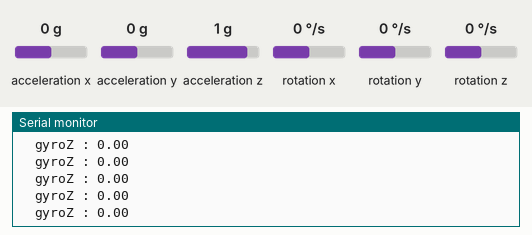
Bench run of a sketch on a simulated ESP32. On the bench: the last lines printed to the serial monitor. Inputs (shaded band) come from the test bench; at power-on: rotation z 0 °/s, acceleration x 0 g, acceleration y 0 g, acceleration z 1 g, rotation x 0 °/s, rotation y 0 °/s.

Above: at 4.2 s.
4.3 s: rotation z set to -192 °/s
At 5.2 s:
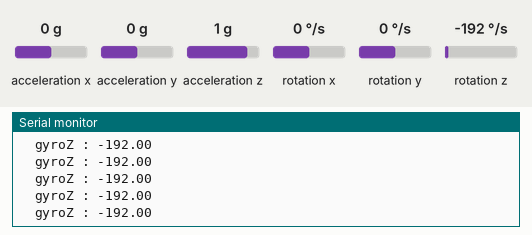
5.8 s: rotation z set to -100 °/s
At 6.6 s:
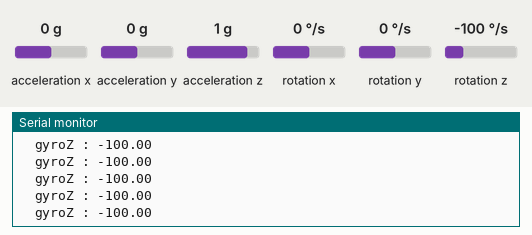
Timing chart, 0 to 8.8 s (numbered marks = the images above; inputs shaded):
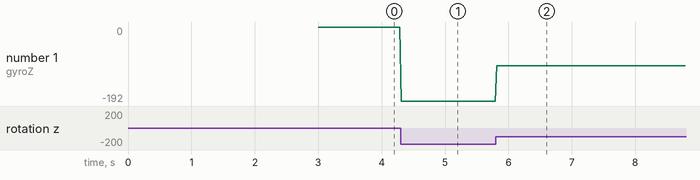

Measured:
- after the input at 4.3 s, the serial monitor: prints a new line at once (image 1)
- after the input at 5.8 s, the serial monitor: prints a new line at once (image 2)
- plotted number 1: 0 → -192 after the input at 4.3 s, -192 → -100 after the input at 5.8 s

The sketch:

Angular_Speed_Test.ino
```cpp
// 顺时针旋转，Z轴加速度为负；逆时针旋转，Z轴加速度为正
#include <MPU6050_tockn.h>
#include <Wire.h>

MPU6050 mpu6050(Wire);

long timer = 0;

void setup() {
  Serial.begin(9600);
  Wire.begin(13, 15);
  mpu6050.begin();
  mpu6050.calcGyroOffsets(true);
}

void loop() {
  mpu6050.update();

  if(millis() - timer > 20){

    // Serial.println("=======================================================");
    // Serial.print("temp : ");Serial.println(mpu6050.getTemp());
    // Serial.print("accX : ");Serial.print(mpu6050.getAccX());
    // Serial.print("\taccY : ");Serial.print(mpu6050.getAccY());
    // Serial.print("\taccZ : ");Serial.println(mpu6050.getAccZ());

    // Serial.print("gyroX : ");Serial.println(mpu6050.getGyroX());
    // Serial.print("\tgyroY : ");Serial.print(mpu6050.getGyroY());
     Serial.print("\tgyroZ : ");Serial.println(mpu6050.getGyroZ());

    // Serial.print("accAngleX : ");Serial.print(mpu6050.getAccAngleX());
    // Serial.print("\taccAngleY : ");Serial.println(mpu6050.getAccAngleY());

    // Serial.print("gyroAngleX : ");Serial.print(mpu6050.getGyroAngleX());
    // Serial.print("\tgyroAngleY : ");Serial.print(mpu6050.getGyroAngleY());
    // Serial.print("\tgyroAngleZ : ");Serial.println(mpu6050.getGyroAngleZ());

    // Serial.print("angleX : ");Serial.print(mpu6050.getAngleX());
    // Serial.print("\tangleY : ");Serial.print(mpu6050.getAngleY());
    // Serial.print("\tangleZ : ");Serial.println(mpu6050.getAngleZ());
    // Serial.println("=======================================================\n");
    timer = millis();

  }

}
```
